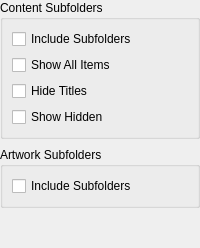
<?xml version="1.0" encoding="UTF-8"?>
<ui version="4.0">
 <class>SubfoldersPanel</class>
 <widget class="QWidget" name="SubfoldersPanel">
  <layout class="QVBoxLayout" name="rootLayout">
   <property name="leftMargin"><number>0</number></property>
   <property name="topMargin"><number>0</number></property>
   <property name="rightMargin"><number>0</number></property>
   <property name="bottomMargin"><number>0</number></property>
   <property name="spacing"><number>8</number></property>
   <item>
    <widget class="QGroupBox" name="contentSubfoldersGroupBox">
     <property name="title"><string>Content Subfolders</string></property>
     <layout class="QVBoxLayout" name="contentSubfoldersGroupBoxLayout">
      <property name="spacing"><number>6</number></property>
      <item>
       <widget class="QCheckBox" name="includeContentSubfoldersCheckBox">
        <property name="toolTip"><string>Show subfolders as navigable virtual folders (does not create subcollections)</string></property>
        <property name="text"><string>Include Subfolders</string></property>
       </widget>
      </item>
      <item>
       <widget class="QWidget" name="subfolderOptionsWidget" native="true">
        <layout class="QVBoxLayout" name="subfolderOptionsLayout">
         <property name="leftMargin"><number>0</number></property>
         <property name="topMargin"><number>0</number></property>
         <property name="rightMargin"><number>0</number></property>
         <property name="bottomMargin"><number>0</number></property>
         <property name="spacing"><number>6</number></property>
         <item>
          <widget class="QCheckBox" name="showAllSubfolderItemsCheckBox">
           <property name="toolTip"><string>Mix items from subfolders with parent collection items, sorted alphabetically</string></property>
           <property name="text"><string>Show All Items</string></property>
          </widget>
         </item>
         <item>
          <widget class="QCheckBox" name="hideSubfolderTitlesCheckBox">
           <property name="toolTip"><string>Hide titles on virtual subfolder widgets</string></property>
           <property name="text"><string>Hide Titles</string></property>
          </widget>
         </item>
         <item>
          <widget class="QCheckBox" name="showHiddenFoldersCheckBox">
           <property name="toolTip"><string>Show hidden folders (folders starting with a dot)</string></property>
           <property name="text"><string>Show Hidden</string></property>
          </widget>
         </item>
        </layout>
       </widget>
      </item>
     </layout>
    </widget>
   </item>
   <item>
    <widget class="QGroupBox" name="artworkSubfoldersGroupBox">
     <property name="title"><string>Artwork Subfolders</string></property>
     <layout class="QVBoxLayout" name="artworkSubfoldersGroupBoxLayout">
      <property name="spacing"><number>6</number></property>
      <item>
       <widget class="QCheckBox" name="includeArtworkSubfoldersCheckBox">
        <property name="toolTip"><string>Look for artwork in subfolders matching the content structure</string></property>
        <property name="text"><string>Include Subfolders</string></property>
       </widget>
      </item>
     </layout>
    </widget>
   </item>
   <item>
    <spacer name="subfoldersVerticalSpacer">
     <property name="orientation"><enum>Qt::Orientation::Vertical</enum></property>
     <property name="sizeHint" stdset="0"><size><width>20</width><height>40</height></size></property>
    </spacer>
   </item>
  </layout>
 </widget>
 <resources/>
 <connections/>
</ui>
